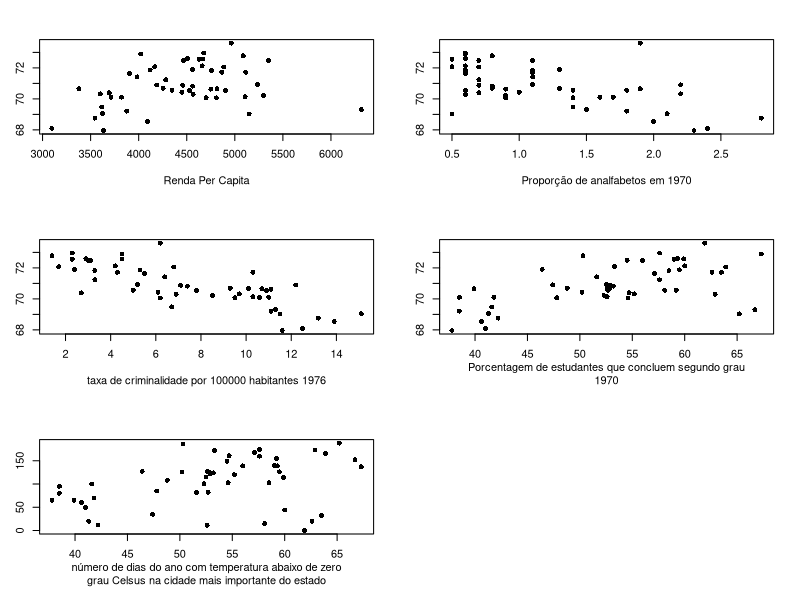

Source code (R):
### Exercício 1

## Importação dos dados
reg3 <- read.table("dados/reg3.txt", header=TRUE)
summary(reg3)
attach(reg3)

## Análise Exploratória
# renda, propa,
# taxa, prope e ndazero

par(mfrow=c(3,2), mar=c(5,3,3,2))
plot(renda, expec, pch=16, xlab="Renda Per Capita",
     ylab="Expectativa de Vida")

plot(propa, expec, pch=16, xlab="Proporção de analfabetos em 1970",
     ylab="Expectativa de Vida")

plot(taxa, expec, pch=16, xlab="taxa de criminalidade por 100000 habitantes 1976",
     ylab="Expectativa de Vida")

plot(prope, expec, pch=16, xlab="Porcentagem de estudantes que concluem segundo grau
1970",
     ylab="Expectativa de Vida")

plot(prope, ndazero, pch=16, xlab="número de dias do ano com temperatura abaixo de zero
grau Celsus na cidade mais importante do estado",
     ylab="Expectativa de Vida")
dev.off()
